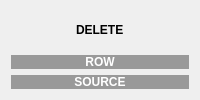
        <widget class="QWidget" name="deletePage">
         <layout class="QVBoxLayout" name="verticalLayout_7">
          <item alignment="Qt::AlignHCenter">
           <widget class="QLabel" name="deleteLabel">
            <property name="font">
             <font>
              <weight>75</weight>
              <bold>true</bold>
             </font>
            </property>
            <property name="text">
             <string>DELETE</string>
            </property>
           </widget>
          </item>
          <item>
           <widget class="QPushButton" name="rowButton">
            <property name="font">
             <font>
              <pointsize>9</pointsize>
              <weight>75</weight>
              <bold>true</bold>
             </font>
            </property>
            <property name="styleSheet">
             <string notr="true">QPushButton {
background-color: rgba(153, 153, 153);
color: rgb(255, 255, 255);
padding-left: 10px;
padding-right: 10px;
border-radius: 10px;
}

QPushButton:hover {
background-color: rgba(100, 100, 153);
color: rgb(255, 255, 255);
padding-left: 10px;
padding-right: 10px;
border-radius: 10px;
}

QPushButton:pressed {
background-color: rgba(153, 153, 153);
color: rgb(255, 255, 255);
padding-left: 10px;
padding-right: 10px;
border-radius: 10px;
}</string>
            </property>
            <property name="text">
             <string>ROW</string>
            </property>
            <property name="icon">
             <iconset resource="resources.qrc">
              <normaloff>:/icons/resources/icons/db_delete_row.svg</normaloff>:/icons/resources/icons/db_delete_row.svg</iconset>
            </property>
            <property name="iconSize">
             <size>
              <width>24</width>
              <height>24</height>
             </size>
            </property>
           </widget>
          </item>
          <item>
           <widget class="QPushButton" name="sourceButton">
            <property name="font">
             <font>
              <pointsize>9</pointsize>
              <weight>75</weight>
              <bold>true</bold>
             </font>
            </property>
            <property name="styleSheet">
             <string notr="true">QPushButton {
background-color: rgba(153, 153, 153);
color: rgb(255, 255, 255);
padding-left: 10px;
padding-right: 10px;
border-radius: 10px;
}

QPushButton:hover {
background-color: rgba(100, 100, 153);
color: rgb(255, 255, 255);
padding-left: 10px;
padding-right: 10px;
border-radius: 10px;
}

QPushButton:pressed {
background-color: rgba(153, 153, 153);
color: rgb(255, 255, 255);
padding-left: 10px;
padding-right: 10px;
border-radius: 10px;
}</string>
            </property>
            <property name="text">
             <string>SOURCE</string>
            </property>
            <property name="icon">
             <iconset resource="resources.qrc">
              <normaloff>:/icons/resources/icons/db_delete_source.svg</normaloff>:/icons/resources/icons/db_delete_source.svg</iconset>
            </property>
            <property name="iconSize">
             <size>
              <width>24</width>
              <height>24</height>
             </size>
            </property>
           </widget>
          </item>
         </layout>
        </widget>
